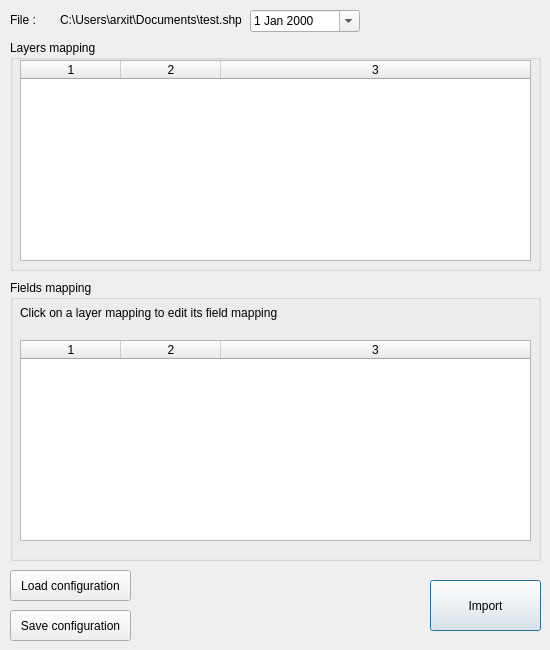
<?xml version="1.0" encoding="UTF-8"?>
<ui version="4.0">
 <class>Dialog</class>
 <widget class="QDialog" name="Dialog">
  <property name="geometry">
   <rect>
    <x>0</x>
    <y>0</y>
    <width>550</width>
    <height>650</height>
   </rect>
  </property>
  <property name="sizePolicy">
   <sizepolicy hsizetype="Fixed" vsizetype="Fixed">
    <horstretch>0</horstretch>
    <verstretch>0</verstretch>
   </sizepolicy>
  </property>
  <property name="windowTitle">
   <string>Import DXF file</string>
  </property>
  <widget class="QLabel" name="lblFilename">
   <property name="geometry">
    <rect>
     <x>60</x>
     <y>10</y>
     <width>481</width>
     <height>20</height>
    </rect>
   </property>
   <property name="text">
    <string>C:\Users\arxit\Documents\test.shp</string>
   </property>
  </widget>
  <widget class="QPushButton" name="btnImport">
   <property name="geometry">
    <rect>
     <x>430</x>
     <y>580</y>
     <width>111</width>
     <height>51</height>
    </rect>
   </property>
   <property name="text">
    <string>Import</string>
   </property>
   <property name="default">
    <bool>true</bool>
   </property>
  </widget>
  <widget class="QPushButton" name="btnLoadConfig">
   <property name="geometry">
    <rect>
     <x>10</x>
     <y>570</y>
     <width>121</width>
     <height>31</height>
    </rect>
   </property>
   <property name="text">
    <string>Load configuration</string>
   </property>
  </widget>
  <widget class="QPushButton" name="btnSaveConfig">
   <property name="geometry">
    <rect>
     <x>10</x>
     <y>610</y>
     <width>121</width>
     <height>31</height>
    </rect>
   </property>
   <property name="text">
    <string>Save configuration</string>
   </property>
  </widget>
  <widget class="QLabel" name="label">
   <property name="geometry">
    <rect>
     <x>10</x>
     <y>10</y>
     <width>41</width>
     <height>20</height>
    </rect>
   </property>
   <property name="text">
    <string>File :</string>
   </property>
  </widget>
  <widget class="QGroupBox" name="groupBox">
   <property name="geometry">
    <rect>
     <x>10</x>
     <y>40</y>
     <width>531</width>
     <height>231</height>
    </rect>
   </property>
   <property name="title">
    <string>Layers mapping</string>
   </property>
   <widget class="QTableWidget" name="tabLayersMapping">
    <property name="geometry">
     <rect>
      <x>10</x>
      <y>20</y>
      <width>511</width>
      <height>201</height>
     </rect>
    </property>
    <property name="selectionMode">
     <enum>QAbstractItemView::SingleSelection</enum>
    </property>
    <property name="selectionBehavior">
     <enum>QAbstractItemView::SelectRows</enum>
    </property>
    <property name="columnCount">
     <number>3</number>
    </property>
    <attribute name="horizontalHeaderStretchLastSection">
     <bool>true</bool>
    </attribute>
    <column/>
    <column/>
    <column/>
   </widget>
  </widget>
  <widget class="QGroupBox" name="groupBox_2">
   <property name="geometry">
    <rect>
     <x>10</x>
     <y>280</y>
     <width>531</width>
     <height>281</height>
    </rect>
   </property>
   <property name="title">
    <string>Fields mapping</string>
   </property>
   <widget class="QLabel" name="lblCurrentFieldMapping">
    <property name="geometry">
     <rect>
      <x>10</x>
      <y>25</y>
      <width>511</width>
      <height>16</height>
     </rect>
    </property>
    <property name="text">
     <string>Click on a layer mapping to edit its field mapping</string>
    </property>
   </widget>
   <widget class="QTableWidget" name="tabFieldsMapping">
    <property name="geometry">
     <rect>
      <x>10</x>
      <y>60</y>
      <width>511</width>
      <height>201</height>
     </rect>
    </property>
    <property name="selectionMode">
     <enum>QAbstractItemView::NoSelection</enum>
    </property>
    <property name="columnCount">
     <number>3</number>
    </property>
    <attribute name="horizontalHeaderStretchLastSection">
     <bool>true</bool>
    </attribute>
    <column/>
    <column/>
    <column/>
   </widget>
  </widget>
  <widget class="QDateEdit" name="dateEdit">
   <property name="geometry">
    <rect>
     <x>250</x>
     <y>10</y>
     <width>110</width>
     <height>22</height>
    </rect>
   </property>
   <property name="calendarPopup">
    <bool>true</bool>
   </property>
  </widget>
 </widget>
 <resources/>
 <connections>
  <connection>
   <sender>btnImport</sender>
   <signal>clicked()</signal>
   <receiver>Dialog</receiver>
   <slot>_launchImport()</slot>
   <hints>
    <hint type="sourcelabel">
     <x>435</x>
     <y>605</y>
    </hint>
    <hint type="destinationlabel">
     <x>249</x>
     <y>209</y>
    </hint>
   </hints>
  </connection>
  <connection>
   <sender>btnSaveConfig</sender>
   <signal>clicked()</signal>
   <receiver>Dialog</receiver>
   <slot>_saveConfig()</slot>
   <hints>
    <hint type="sourcelabel">
     <x>108</x>
     <y>625</y>
    </hint>
    <hint type="destinationlabel">
     <x>196</x>
     <y>373</y>
    </hint>
   </hints>
  </connection>
  <connection>
   <sender>btnLoadConfig</sender>
   <signal>clicked()</signal>
   <receiver>Dialog</receiver>
   <slot>_loadConfig()</slot>
   <hints>
    <hint type="sourcelabel">
     <x>81</x>
     <y>580</y>
    </hint>
    <hint type="destinationlabel">
     <x>176</x>
     <y>348</y>
    </hint>
   </hints>
  </connection>
  <connection>
   <sender>tabLayersMapping</sender>
   <signal>currentCellChanged(int,int,int,int)</signal>
   <receiver>Dialog</receiver>
   <slot>_tabLayersMappingCellChanged(int,int,int,int)</slot>
   <hints>
    <hint type="sourcelabel">
     <x>314</x>
     <y>113</y>
    </hint>
    <hint type="destinationlabel">
     <x>275</x>
     <y>610</y>
    </hint>
   </hints>
  </connection>
 </connections>
 <slots>
  <slot>_selectedLayerIndexChanged(int)</slot>
  <slot>_launchImport()</slot>
  <slot>_saveConfig()</slot>
  <slot>_loadConfig()</slot>
  <slot>_tabLayersMappingCellChanged(int,int,int,int)</slot>
 </slots>
</ui>
